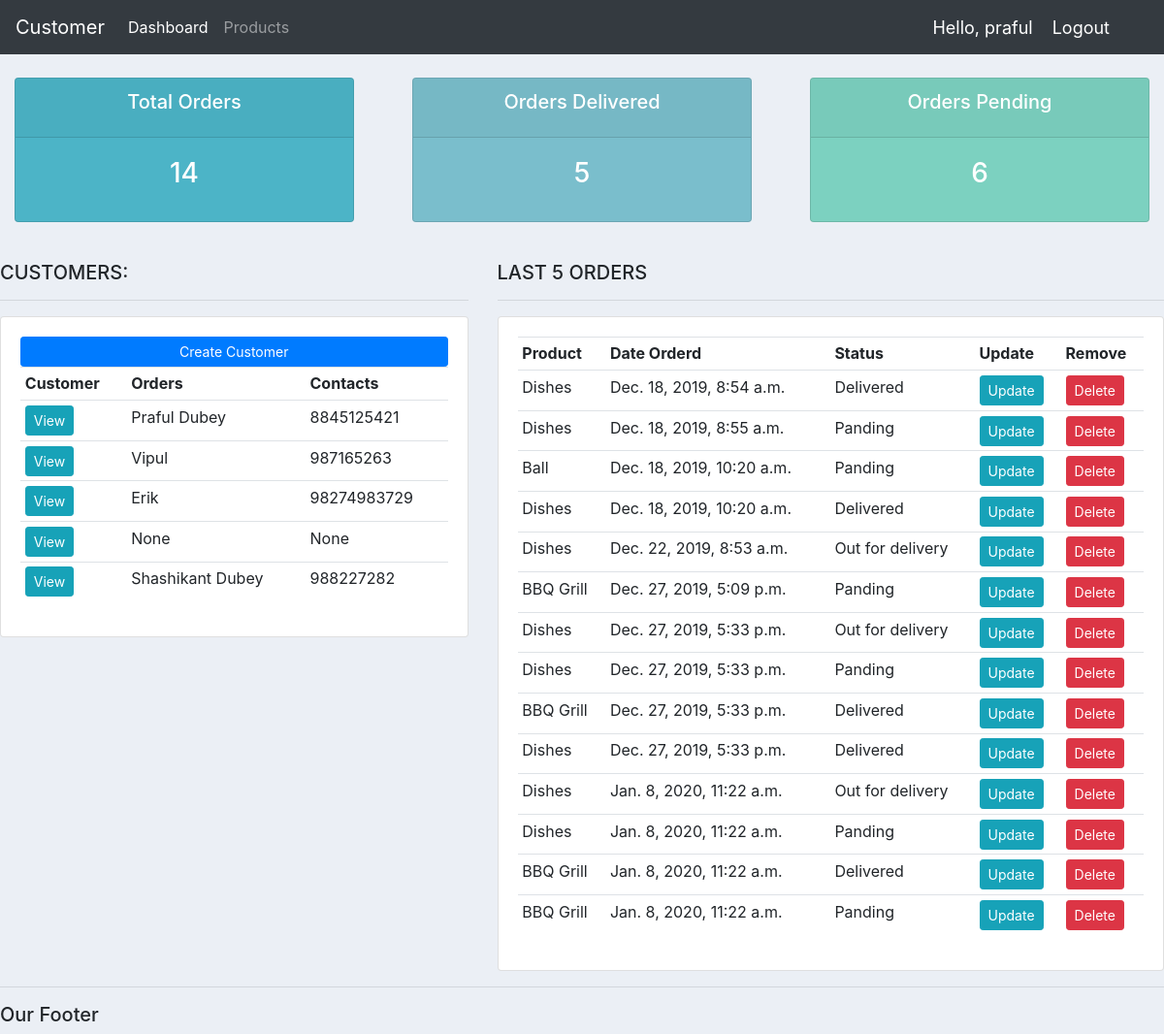
The app's page / (signed in) with its own data.
### accounts/models.py (models this page shows, shortened)
class Customer(models.Model):
    user = models.OneToOneField(User, null=True, blank=True, on_delete=models.CASCADE)
    name = models.CharField(max_length=200, null=True)
    phone = models.CharField(max_length=200, null=True)
    email = models.CharField(max_length=200, null=True)
    profile_pic = models.ImageField(default="profile1.png", null=True, blank=True)
    date_created = models.DateTimeField(auto_now_add=True, null=True)

class Order(models.Model):
    STATUS = (
        ('Panding', 'Panding'),
        ('Out for delivery', 'Out for delivery'),
        ('Delivered', 'Delivered')
    )
    customer = models.ForeignKey(Customer, null=True, on_delete=models.SET_NULL)
    product = models.ForeignKey(Product, null=True, on_delete=models.SET_NULL)
    date_created = models.DateTimeField(auto_now_add=True, null=True)
    status = models.CharField(max_length=200, null=True, choices=STATUS)

class Product(models.Model):
    CATEGORY = (
        ('Indoor', 'Indoor'),
        ('Out Door', 'Out Door'),
    )
    name = models.CharField(max_length=200, null=True)
    price = models.FloatField(null=True)
    category = models.CharField(max_length=200, null=True, choices=CATEGORY)
    description = models.CharField(max_length=200, null=True, blank=True)
    date_created = models.DateTimeField(auto_now_add=True, null=True)
    tags = models.ManyToManyField(Tag)
    def __str__(self):
        return self.name

### accounts/decorators.py (the view)
    def wrapper_function(request, *args, **kwargs):
        group = None
        if request.user.groups.exists():
            group = request.user.groups.all()[0].name
        if group == 'customer':
            return redirect('user-page')
        if group == 'admin':
            return view_func(request, *args, **kwargs)

### accounts/views.py (called while the page is built)
@login_required(login_url='login')
@admin_only
def home(request):
    orders = Order.objects.all()
    customers = Customer.objects.all()
    total_customers = customers.count()
    total_orders = orders.count()
    delivered = orders.filter(status='Delivered').count()
    panding = orders.filter(status='Panding').count()
    context = {'orders': orders, 'customers': customers,
               'total_orders': total_orders, 'delivered': delivered, 'panding': panding}
    return render(request, 'accounts/dashboard.html', context)

### accounts/templates/accounts/dashboard.html
{% extends 'accounts/main.html' %}
{% block content %}
{%  include 'accounts/status.html' %}
<br>
<div class="row">
 <div class="col-md-5">
   <h5>CUSTOMERS:</h5>
   <hr>
   <div class="card card-body">
     <a class="btn btn-primary  btn-sm btn-block" href="">Create Customer</a>
     <table class="table table-sm">
       <tr>
         <th>Customer</th>
         <th>Orders</th>
         <th>Contacts</th>
       </tr>
       {% for customer in customers %}
        <tr>
          <td><a class="btn btn-sm btn-info" href="{% url 'customer' customer.id %}">View</a></td>
          <td>{{customer.name}}</td>
          <td>{{customer.phone}}</td>
        </tr>
       {% endfor %}
     </table>
   </div>
 </div>
 <div class="col-md-7">
   <h5>LAST 5 ORDERS</h5>
   <hr>
   <div class="card card-body">
     <table class="table table-sm">
       <tr>
         <th>Product</th>
         <th>Date Orderd</th>
         <th>Status</th>
         <th>Update</th>
         <th>Remove</th>
       </tr>
       {% for order in orders %}
        <tr>
          <td>{{order.product}}</td>
          <td>{{order.date_created}}</td>
          <td>{{order.status}}</td>
          <td><a class="btn btn-sm btn-info" href="{% url 'updateorder' order.id %}">Update</a></td>
          <td><a class="btn btn-sm btn-danger" href="{% url 'deleteorder' order.id %}">Delete</a></td>
        </tr>
       {% endfor %}
     </table>
   </div>
 </div>
</div>
{% endblock %}

### accounts/templates/accounts/main.html (shortened to what this page needs)
{% load static %}
<!DOCTYPE html>
<html lang="en" dir="ltr">
  <head>
    <link rel="stylesheet" href="https://stackpath.bootstrapcdn.com/bootstrap/4.4.1/css/bootstrap.min.css">
    <link rel="stylesheet" href="{% static '/css/main.css' %}">
  </head>
  <body>
    {% include 'accounts/navbar.html' %}
    {% block content %}
    {% endblock %}
    <hr>
    <h5>Our Footer</h5>
  </body>
</html>

### accounts/templates/accounts/navbar.html (shortened to what this page needs)
<nav class="navbar navbar-expand-lg navbar-dark bg-dark">
  <a class="navbar-brand" href="{% url 'home' %}">Customer</a>
  <div class="collapse navbar-collapse" id="navbarNav">
    <ul class="navbar-nav">
      {% if request.user.is_staff %}
        <li class="nav-item active">
          <a class="nav-link" href="{% url 'home' %}">Dashboard</a>
        </li>
        <li class="nav-item">
          <a class="nav-link" href="{% url 'product' %}">Products</a>
        </li>
      {% else %}
        <li class="nav-item">
          <a class="nav-link" href="{% url 'account' %}">Settings</a>
        </li>
      {% endif %}
    </ul>
  </div>
  <span class="hello-msg">Hello, {{request.user}}</span>
  <span class="hello-msg"><a class="hello-msg" href="{% url 'logout' %}">Logout</a></span>
</nav>

### accounts/templates/accounts/status.html
<br>
<div class="row">
	<div class="col">
		<div class="col-md">
			<div class="card text-center text-white  mb-3" id="total-orders">
			  	<div class="card-header">
			  		<h5 class="card-title">Total Orders</h5>
			  	</div>
			  	<div class="card-body">
			    	<h3 class="card-title">{{total_orders}}</h3>
			  	</div>
			</div>
		</div>
	</div>
	<div class="col">
		<div class="col-md">
			<div class="card text-center text-white  mb-3" id="orders-delivered">
			  	<div class="card-header">
			  		<h5 class="card-title">Orders Delivered</h5>
			  	</div>
			  	<div class="card-body">
			    	<h3 class="card-title">{{delivered}}</h3>
			  	</div>
			</div>
		</div>
	</div>
	<div class="col">
		<div class="col-md">
			<div class="card text-center text-white  mb-3" id="orders-pending">
			  	<div class="card-header">
			  		<h5 class="card-title">Orders Pending</h5>
			  	</div>
			  	<div class="card-body">
			    	<h3 class="card-title">{{panding}}</h3>
			  	</div>
			</div>
		</div>
	</div>
</div>

### static/css/main.css (style rules this page uses)
body { background-color: #ebeff5; }
#total-orders { background-color: #4cb4c7; }
#orders-delivered { background-color: #7abecc; }
#orders-pending { background-color: #7CD1C0; }

### accounts/templates/accounts/navbar.html (style rules this page uses)
.hello-msg { font-size: 18px; color: #fff; margin-right: 20px; }

### records on screen
Customer: name "Praful Dubey", phone "8845125421"
Customer: name "Vipul", phone "987165263"
Customer: name "Erik", phone "98274983729"
Customer: name "None", phone "None"
Customer: name "Shashikant Dubey", phone "988227282"
Order: product "Dishes", date_created "Dec. 18, 2019, 8:54 a.m.", status "Delivered"
Order: product "Dishes", date_created "Dec. 18, 2019, 8:55 a.m.", status "Panding"
Order: product "Ball", date_created "Dec. 18, 2019, 10:20 a.m.", status "Panding"
Order: product "Dishes", date_created "Dec. 18, 2019, 10:20 a.m.", status "Delivered"
Order: product "Dishes", date_created "Dec. 22, 2019, 8:53 a.m.", status "Out for delivery"
Order: product "BBQ Grill", date_created "Dec. 27, 2019, 5:09 p.m.", status "Panding"
Order: product "Dishes", date_created "Dec. 27, 2019, 5:33 p.m.", status "Out for delivery"
Order: product "Dishes", date_created "Dec. 27, 2019, 5:33 p.m.", status "Panding"
Order: product "BBQ Grill", date_created "Dec. 27, 2019, 5:33 p.m.", status "Delivered"
Order: product "Dishes", date_created "Dec. 27, 2019, 5:33 p.m.", status "Delivered"
Order: product "Dishes", date_created "Jan. 8, 2020, 11:22 a.m.", status "Out for delivery"
Order: product "Dishes", date_created "Jan. 8, 2020, 11:22 a.m.", status "Panding"
Order: product "BBQ Grill", date_created "Jan. 8, 2020, 11:22 a.m.", status "Delivered"
Order: product "BBQ Grill", date_created "Jan. 8, 2020, 11:22 a.m.", status "Panding"

### other values on screen
{{ request.user }} "praful"
{{ total_orders }} "14"
{{ delivered }} "5"
{{ panding }} "6"
